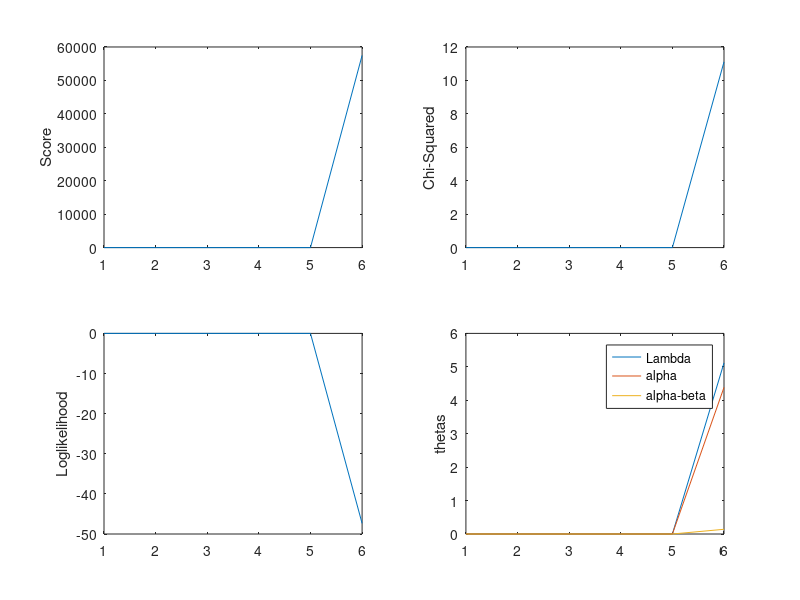

MATLAB code to generate this figure:
% enter data from Emily
% imposes constraint on Lambda but leaves in the scoring
%used Genetics paper form to IRLS in Avise et al (1987)
clear all
N(1,1) = 103
N(1,2) = 167
N(1,3) = 126
N(2,1) = 142
N(2,2) =  86
N(2,3) =  58
N(3,1) = 170
N(3,2) = 108
N(3,3) =  88
NN = 0
k = 0
m = 8
for i=1:3
    for j=1:3
        k = k + 1
         O(k) = log(N(i,j));
        NN = NN + N(i,j);
    end
end
for i=1:3
    NR(i) = 0
    for j=1:3
        NR(i) = NR(i) + N(i,j)
    end
end
% use regression to initialize IRLS
X = [ 1 0 0 1 -1 0 1 0 0; 1 0 0 -1 1 0 1 0 0; 1 0 0 -1 -1 0 -1 0 0; 0 1 0 0 -1 -1 0 -1 1; 0 1 0 0 1 -1 0 1 0; 0 1 0 0 -1 1 0 1 0; 0 0 1 1 0 -1 0 0 1; 0 0 1 -1 0 -1 0 0 -1; 0 0 1 1 0 -1 0 0 1]
X = [ 1 1 -1 0 1 0 0; 1 -1 1 0 1 0 0; 1 -1 -1 0 -1 0 0; 1 0 -1 -1 0 -1 1; 1 0 1 -1 0 1 0; 1 0 -1 1 0 1 0; 1 1 0 -1 0 0 1; 1 -1 0 -1 0 0 -1; 1 1 0 -1 0 0 1]
X = [ 1 0 0 1 -1 0 1 0 ; 1 0 0 -1 1 0 1 0 ; 1 0 0 -1 -1 0 -1 0 ; 0 1 0 0 -1 -1 0 -1; 0 1 0 0 1 -1 0 1; 0 1 0 0 -1 1 0 -1; 0 0 1 1 0 -1 0 0; 0 0 1 -1 0 -1 0 0; 0 0 1 -1 0 1 0 0]
H = X'*X
O = O'
theta0 = inv(H)*X'*O
Pred = (X*theta0)
Exp=exp(Pred)
Obs=exp(O)
X2 = 0;
for i=1:9
    X2 = X2 + ((Obs(i))-Exp(i))^2/Exp(i)
end
for i=1:3
      k = 3*(i-1)
    ER(i) = 0
    for j=1:3
        ER(i) = ER(i) + Exp(k+j)
    end
end
'initial',X2,theta0
%IRLS
beta = theta0
iter = 100
%start IRLS
error = 1000
while error > 10^-8
   % calculate Ks from model and parameters
K = exp(X*beta)
for i=1:3
   k = 3*(i-1)
   for j=1:3
       K(k+j) = K(k+j)/NR(i)
   end
end
    A = diag(K)
    A = inv(A)
   
         info = X'*A*X
         info = NN*info
         VAR = inv(info)
         S = A*O
         Y = S + NN*A*X*beta
         betastar=VAR*X'*Y
        Pred = (X*betastar)
        Exp = exp(Pred)
        for i=1:3
      k = 3*(i-1)
      % calculate expected marginal counts for each cross
    ER(i) = 0;
    for j=1:3
        ER(i) = ER(i) + Exp(k+j);
    end
        end
% After getting expected margins, update the betastar to enforce these
% margins
         for i=1:3
    betastar(i)=betastar(i) - log(ER(i)/NR(i));
         end
    % update predictions once the margins are enforced for each cross
      Pred = (X*betastar)
        Exp = exp(Pred)   
%calculate error in marginal counts of crosses
        diff = ER(1) -NR(1) + ER(2) - NR(2) + ER(3) - NR(3)
        Obs=exp(O)
        X2 = 0;
        for i=1:9
            X2 = X2 +(Obs(i)-Exp(i))^2/Exp(i);
        end
        k
        X2
        chisq(k) = X2;
        error = (betastar-beta)'*(betastar-beta)
        rel = (beta)'*(beta)
        error = error/rel
        beta = betastar;
        for i=1:m
            sd(i) = sqrt(VAR(i,i));
        end
        sdd = sd'
        parameters = [beta,sdd]
        Score(k) = sum(X'*Y);
        lnL=0;
        for i=1:9
            lnL = lnL + O(i)*log(K(i));
        end
        Like(k) = lnL;
        beta1(k) = beta(1);
        beta2(k) = beta(2);
        beta4(k) = beta(4);
        
end
subplot(2,2,1)
plot(1:k,Score)
ylabel('Score')
subplot(2,2,2)
plot(1:k,chisq)
ylabel('Chi-Squared')
subplot(2,2,3)
plot(1:k,Like)
ylabel('Loglikelihood')
subplot(2,2,4)
xx=1:k;
plot(xx,beta1,xx,beta2,xx,beta4)
legend('Lambda','alpha','alpha-beta')
ylabel('thetas')